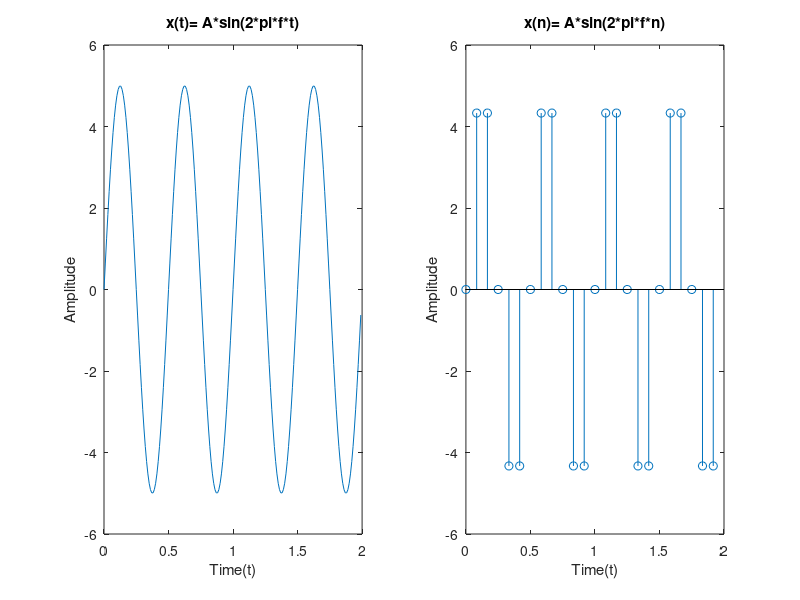
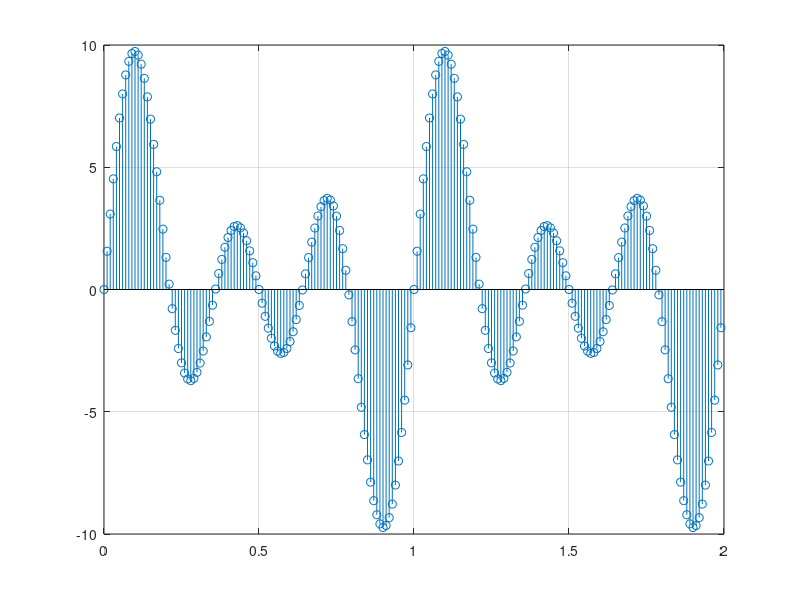

Write the MATLAB code that produced these figures, in order.
%Analog Signal
A=5;
f=2;
sample=100;
sampleRate=1/sample;
t=0:sampleRate:(2-sampleRate);

xt=A*sin(2*pi*f*t);

figure(1);
subplot(1,2,1);
plot(t,xt);
xlabel('Time(t)');
ylabel('Amplitude');
title('x(t)= A*sin(2*pi*f*t)');


%digital
fs=6*f;
Ts=1/fs;
n=0:Ts:(2-Ts);
xn=A*sin(2*pi*f*n);


subplot(1,2,2);
stem(n,xn);
xlabel('Time(t)');
ylabel('Amplitude');
title('x(n)= A*sin(2*pi*f*n)');

%composite

A1=4;
A2=5;
A3=2;

f1=2;
f2=3;
f3=1;

x1=A1*sin(2*pi*f1*t);
x2=A2*sin(2*pi*f2*t);
x3=A3*sin(2*pi*f3*t);

xf=x1+x2+x3;

figure(2);
stem(t,xf);


grid on;


